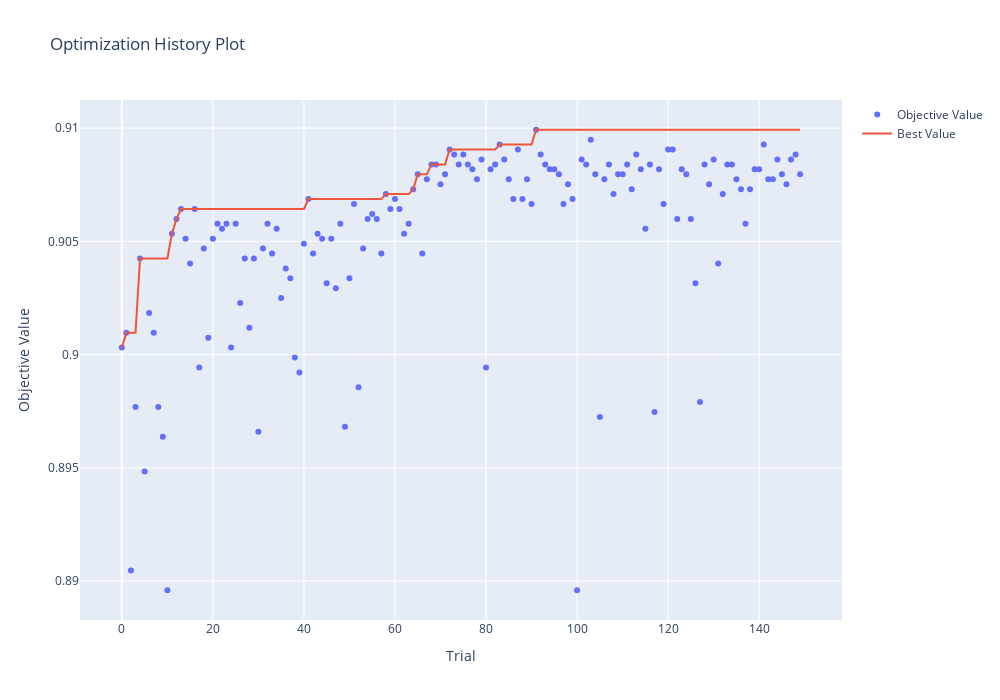

This figure's notebook cell:
### Code cell
fig = optuna.visualization.plot_optimization_history(study)
fig.update_layout(width=1000,height=700)
fig.show()

### Figure 1 — Plotly figure (JSON) as saved in the notebook; plotly's stock layout.template omitted (floating-point values rounded to 4 significant figures; data arrays with more than 128 entries replaced by an {"elided": "..."} marker saying what was removed)
{"data": [{"mode": "markers", "name": "Objective Value", "type": "scatter", "x": {"elided": "150 int values"}, "y": {"elided": "150 float values"}}, {"mode": "lines", "name": "Best Value", "type": "scatter", "x": {"elided": "150 int values"}, "y": {"elided": "150 float values"}}, {"marker": {"color": "#cccccc"}, "mode": "markers", "name": "Infeasible Trial", "showlegend": false, "type": "scatter", "x": [], "y": []}], "layout": {"height": 700, "title": {"text": "Optimization History Plot"}, "width": 1000, "xaxis": {"title": {"text": "Trial"}}, "yaxis": {"title": {"text": "Objective Value"}}}}
